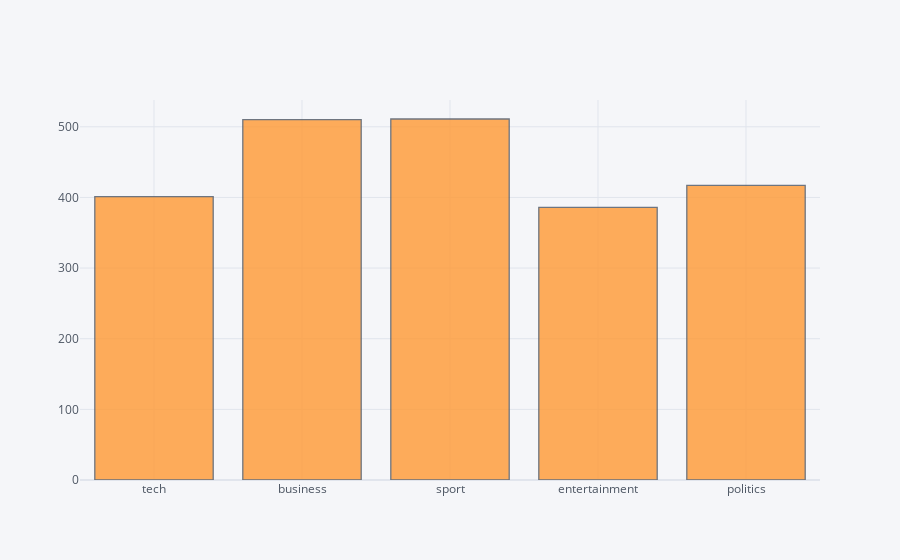
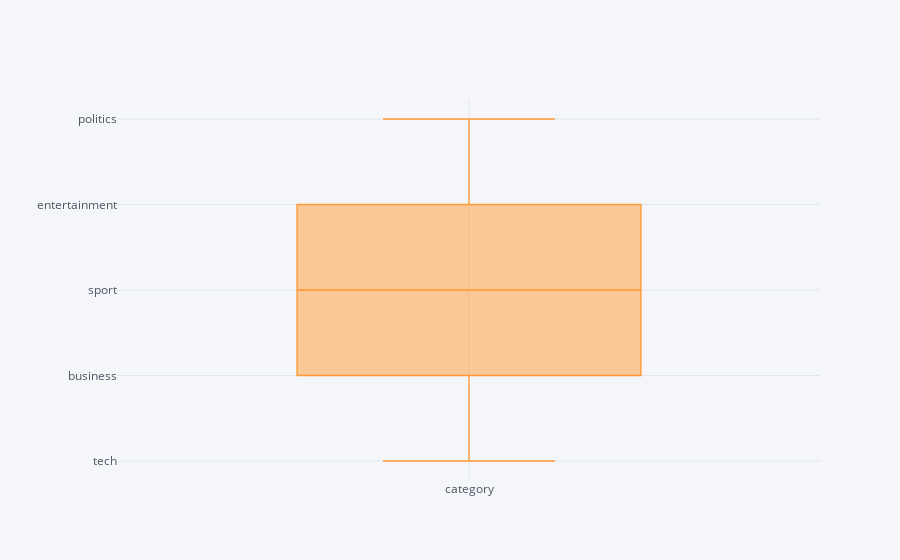

The notebook cell saved with these charts, in order:
### Code cell
import plotly.express as px
import cufflinks as cf

cf.go_offline()
df_train["category"].iplot(kind='hist', bins=1)
df_train["category"].iplot(kind='box', bins=1)

### Figure 1 — Plotly figure (JSON) as saved in the notebook; plotly's stock layout.template omitted (floating-point values rounded to 4 significant figures; data arrays with more than 128 entries replaced by an {"elided": "..."} marker saying what was removed)
{"data": [{"histfunc": "count", "histnorm": "", "marker": {"color": "rgba(255, 153, 51, 1.0)", "line": {"color": "#4D5663", "width": 1.3}}, "name": "category", "nbinsx": 1, "opacity": 0.8, "orientation": "v", "type": "histogram", "x": {"elided": "2225 str values"}}], "layout": {"barmode": "overlay", "legend": {"bgcolor": "#F5F6F9", "font": {"color": "#4D5663"}}, "paper_bgcolor": "#F5F6F9", "plot_bgcolor": "#F5F6F9", "title": {"font": {"color": "#4D5663"}}, "xaxis": {"gridcolor": "#E1E5ED", "showgrid": true, "tickfont": {"color": "#4D5663"}, "title": {"font": {"color": "#4D5663"}, "text": ""}, "zerolinecolor": "#E1E5ED"}, "yaxis": {"gridcolor": "#E1E5ED", "showgrid": true, "tickfont": {"color": "#4D5663"}, "title": {"font": {"color": "#4D5663"}, "text": ""}, "zerolinecolor": "#E1E5ED"}}}

### Figure 2 — Plotly figure (JSON) as saved in the notebook; plotly's stock layout.template omitted (floating-point values rounded to 4 significant figures; data arrays with more than 128 entries replaced by an {"elided": "..."} marker saying what was removed)
{"data": [{"boxpoints": false, "line": {"width": 1.3}, "marker": {"color": "rgba(255, 153, 51, 1.0)"}, "name": "category", "orientation": "v", "type": "box", "y": {"elided": "2225 str values"}}], "layout": {"legend": {"bgcolor": "#F5F6F9", "font": {"color": "#4D5663"}}, "paper_bgcolor": "#F5F6F9", "plot_bgcolor": "#F5F6F9", "title": {"font": {"color": "#4D5663"}}, "xaxis": {"gridcolor": "#E1E5ED", "showgrid": true, "tickfont": {"color": "#4D5663"}, "title": {"font": {"color": "#4D5663"}, "text": ""}, "zerolinecolor": "#E1E5ED"}, "yaxis": {"gridcolor": "#E1E5ED", "showgrid": true, "tickfont": {"color": "#4D5663"}, "title": {"font": {"color": "#4D5663"}, "text": ""}, "zerolinecolor": "#E1E5ED"}}}
